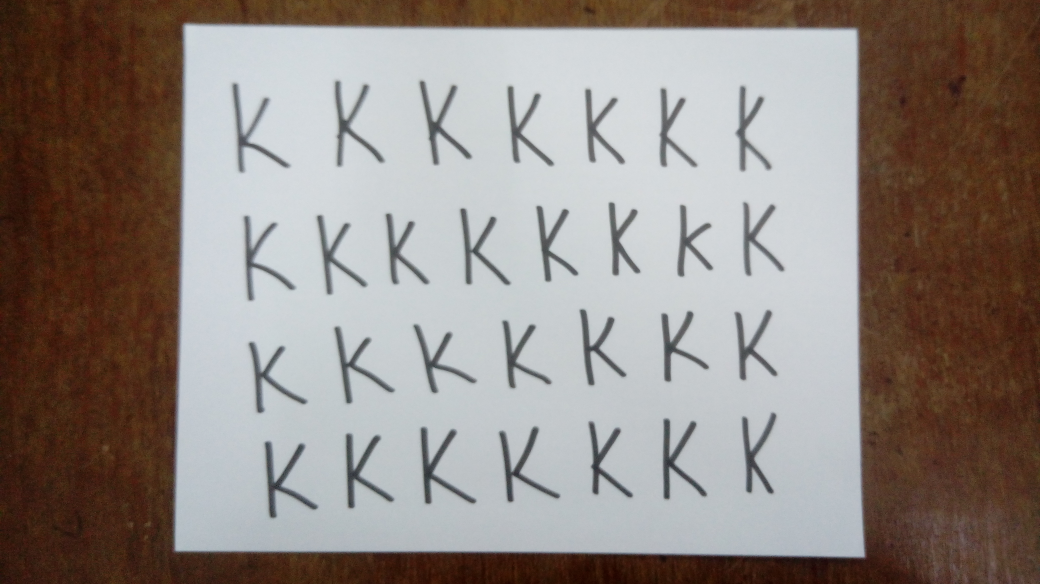
#> input picture USERS/shebna/training_raw/K_big.jpg, 4160 x 2336 px, given as the content of the folder ../../USERS/shebna/training_raw/K_big.jpg/training_clean/ij/, which was not available (shown at 1/4 size)
$ python -i cutter.py   (imports and definitions only)   (older library calls are emulated)
#> lines starting #> are read from the running program, lines starting #| are printed output that depends on the picture; pictures that were not available may be replaced by others from this repository, and a replacement may not be noted
### Run/SP/utils.py
"""
	W A R N I N G :
	*** DO NOT CHANGE ANYTHING IN THIS FILE
		UNLESS YOU ARE ADDING A NEW FUNCTION
		for local experimentation:
			- duplicate the function in your python file

	All global functions should be placed here
	in order to reduce redundancy of its presence
	for every file.
"""


import scipy
import cv2
import glob
import numpy as np
import math
from sklearn import model_selection,svm
import sys
import statistics


# [286 lines left out: functions closer_to_prev, closer_to_next, resizeTo28, resizeTo20, get_ROI, center_image and 12 more, not called in this run]


def sort_LR(contours):
	contours.sort(key=lambda b: b[0])
	return contours
# [49 lines left out: functions resize_fixed, resize_img, get_area_real_contours, get_area_of_contours, get_bounding_area, not called in this run]

def homomorphic_filtering(img):
	# Number of rows and columns
	# img = cv2.resize(img,None,fx=0.3,fy=0.3)

	rows = img.shape[0]
	cols = img.shape[1]

	# Remove some columns from the beginning and end
	img = img[:, 59:cols-20]

	# Number of rows and columns
	rows = img.shape[0]
	cols = img.shape[1]

	# Convert image to 0 to 1, then do log(1 + I)
	imgLog = np.log1p(np.array(img, dtype="float") / 255)

	# Create Gaussian mask of sigma = 10
	M = 2*rows + 1
	N = 2*cols + 1
	sigma = 10
	(X,Y) = np.meshgrid(np.linspace(0,N-1,N), np.linspace(0,M-1,M))
	centerX = np.ceil(N/2)
	centerY = np.ceil(M/2)
	gaussianNumerator = (X - centerX)**2 + (Y - centerY)**2

	# Low pass and high pass filters
	Hlow = np.exp(-gaussianNumerator / (2*sigma*sigma))
	Hhigh = 1 - Hlow

	# Move origin of filters so that it's at the top left corner to
	# match with the input image
	HlowShift = scipy.fftpack.ifftshift(Hlow.copy())
	HhighShift = scipy.fftpack.ifftshift(Hhigh.copy())

	# Filter the image and crop
	If = scipy.fftpack.fft2(imgLog.copy(), (M,N))
	Ioutlow = scipy.real(scipy.fftpack.ifft2(If.copy() * HlowShift, (M,N)))
	Iouthigh = scipy.real(scipy.fftpack.ifft2(If.copy() * HhighShift, (M,N)))

	# Set scaling factors and add
	gamma1 = 0.3
	gamma2 = 1.5
	Iout = gamma1*Ioutlow[0:rows,0:cols] + gamma2*Iouthigh[0:rows,0:cols]

	# Anti-log then rescale to [0,1]
	Ihmf = np.expm1(Iout)
	Ihmf = (Ihmf - np.min(Ihmf)) / (np.max(Ihmf) - np.min(Ihmf))
	Ihmf2 = np.array(255*Ihmf, dtype="uint8")

	# Threshold the image - Anything below intensity 65 gets set to white
	Ithresh = Ihmf2 < 65
	Ithresh = 255*Ithresh.astype("uint8")

	return Ithresh


# [103 lines left out: function i_and_j_preprocessor, not called in this run]

### Run/SP/cutter.py
# Code must ONLY be used if image has been manually cropped to contain only the bond paper part
# DO NOT USE for freshly captured images that have not been cropped yet.


import glob
import cv2
import numpy as np
import math
# from matplotlib import pyplot as plt
# from sklearn import svm, datasets
import os
# import skimage
# from skimage import io
# from PIL import Image
from utils import get_median_area,i_and_j_preprocessor,resize_img,get_bounding_area,get_ave_area, otsu_preprocess,preprocess,homomorphic_filtering
from check_negatives import check_negatives


# [62 lines left out: functions dataset_segmentation, new_line, lastline, not called in this run]

def cut_ij_dataset(username):
	folder_path = "/home/lincy/workflow_structure/USERS/" + username + "/training_clean/ij/"
	if not os.path.exists("/home/lincy/workflow_structure/USERS/" + username + "/training_cutter/ij/"):
		os.mkdir("/home/lincy/workflow_structure/USERS/" + username + "/training_cutter/ij/")
	numfiles = 0
	num = 0
	for root, dirs, files in os.walk(folder_path):
		for image_path in files:
			n=0
			print("NUM: ",num)
			numfiles = numfiles + 1
			image_name = image_path.split(".")[0]


			print("\nimage_path: ",image_path)
			image = cv2.imread(folder_path + "/" + image_path)
#> image is the input picture: shape (2336, 4160, 3); mean B, G, R 128.7, 134.2, 143.7
			image = cv2.resize(image,None,fx=0.3,fy=0.3)
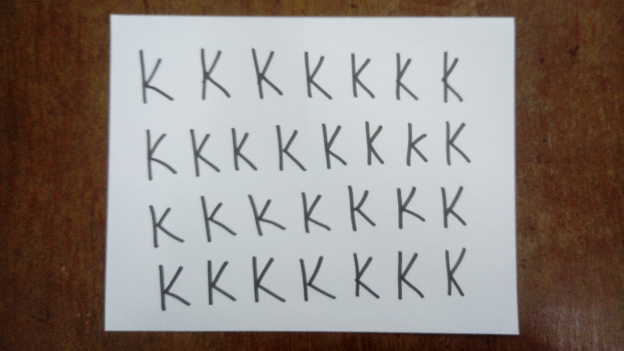
#> image: shape (701, 1248, 3) (shown at 1/2 size); mean B, G, R 128.6, 134.1, 143.6

			gray = cv2.cvtColor(image, cv2.COLOR_BGR2GRAY)
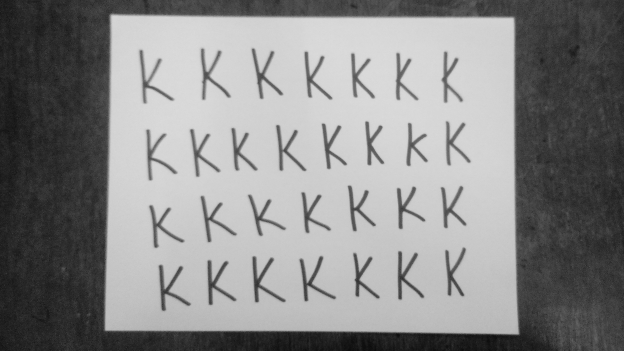
#> gray: shape (701, 1248) (shown at 1/2 size); min 8, max 225, mean 136.3


			closing = homomorphic_filtering(gray)
#> in homomorphic_filtering, `img = img[:, 59:cols-20]`:
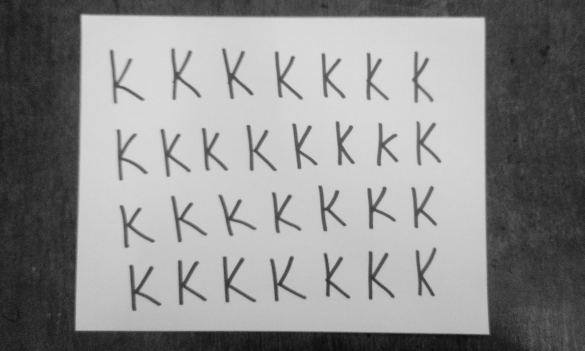
#> img: shape (701, 1169) (shown at 1/2 size); min 8, max 225, mean 142.9
#> in homomorphic_filtering, `imgLog = np.log1p(np.array(img, dtype="float") / 255)`:
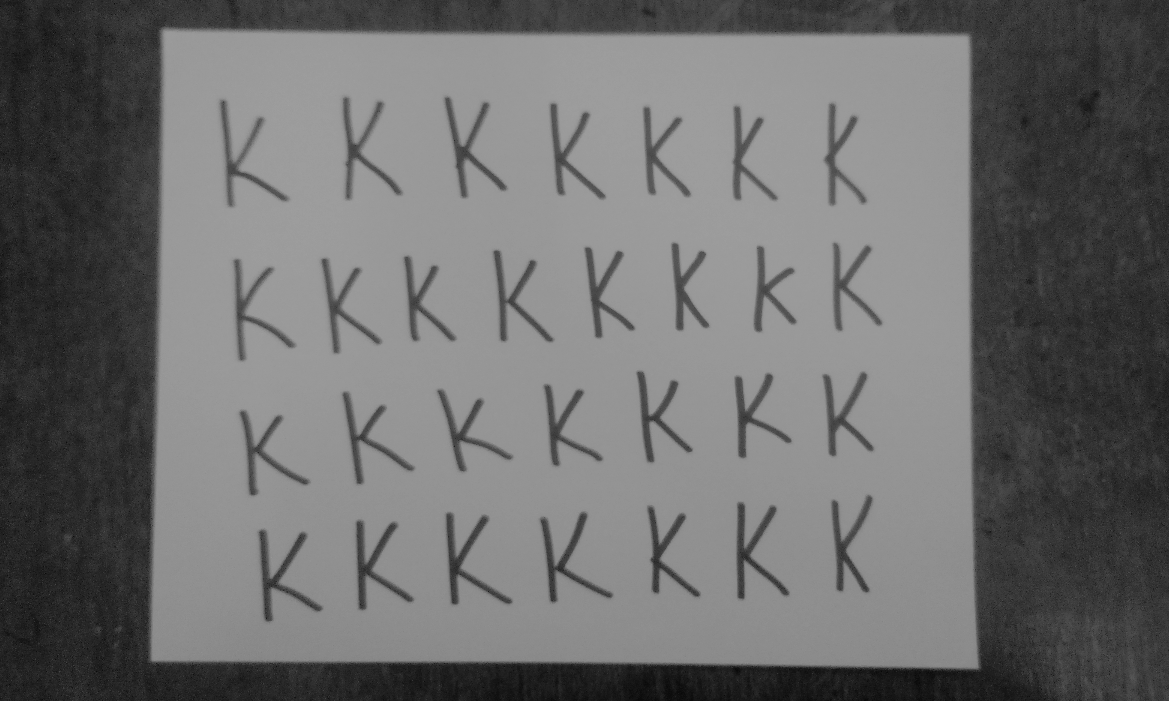
#> imgLog: shape (701, 1169) float64; min 0.0309, max 0.633, mean 0.427
			print("Closing shape: ",closing.shape)
			_, contours0, hierarchy = cv2.findContours(closing, cv2.RETR_LIST, cv2.CHAIN_APPROX_SIMPLE)
			temp = closing.copy()
			for c in contours0:
				x,y,w,h = cv2.boundingRect(c)


			image = closing

			sliding = []
			contours2 =[]
			localCut = []
			differences=[]
			globalCut = [] #stores indices of differences that has 50% chance of being a space
			words = []
			contours=[]
			current_area = 0

			temp = 0

			indices=[] #stores values of the contours that are co-inside the contour
			ave_area = get_ave_area(contours0)
			print("Global average area is: ",ave_area)
			threshold_area = (0.001*(ave_area))
			print("Threshold area is: ",threshold_area)
			global_ave_area = ave_area

			for c in contours0:
				[x,y,w,h] = cv2.boundingRect(c)
				if ((w*h) >= threshold_area ):
					contours.append(c)

			# for ic,c in enumerate(contours):
			# 	x, y, w, h = cv2.boundingRect(c)

			for c in contours:
				x, y, w, h = cv2.boundingRect(c)

			indices=[] #stores values of the contours that are co-inside the contour
			for c in contours:
				[x, y, w, h] = cv2.boundingRect(c)
				for index,cn in enumerate(contours):
					[i,j,k,l] = cv2.boundingRect(cn)
					if ((i < (x+w) and (i > x)) and ((i+k) < (x+w) and (i+k) > x )):
						if((((j+l) < (y+h)) and ((j+l) > y )) and ((j < (y+h)) and (j > y))):
							indices.append(index)

			contours2 = [c for i,c in enumerate(contours) if i not in indices]
			print("Length of contours2: ",len(contours2))

			# global_ave_area = threshold_area
			# contours2 = remove_coinsides
			differences= []
			sliding=[]
			localCut=[]
			globalCut=[]
			words=[]
			# path = "C:/Users/User/AppData/Local/Programs/Python/Python36-32/delme/"
			path = "/home/lincy/workflow_structure/USERS/"+username+"/training_cutter/ij/"
			name = path + image_name
			num = dataset_segmentation(num,name,threshold_area,global_ave_area,image,contours2)


		print("Number of files: ", numfiles)
	# check_negatives(path)
#

# Replace folder name (must be in the same directory as the code)
# cut_files = cut_dataset("delme2")

#> (the run stopped early here; a loop or call above may not have finished)

$ run again, on USERS/shebna/training_raw/c_small.jpg
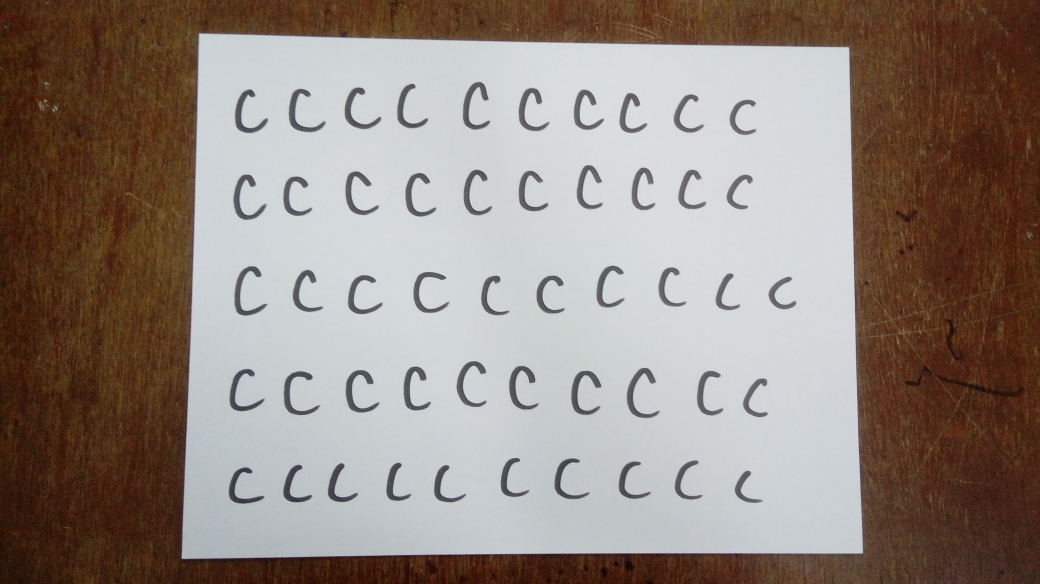
#> input picture USERS/shebna/training_raw/c_small.jpg, 4160 x 2336 px, given as the content of the folder /../USERS/shebna/training_raw/c_small.jpg/training_clean/ij/, which was not available (shown at 1/4 size)
#> in cut_ij_dataset, image is the input picture: shape (2336, 4160, 3); mean B, G, R 127.1, 134.9, 147
#> image: shape (701, 1248, 3)
#> in homomorphic_filtering, `img = img[:, 59:cols-20]`:
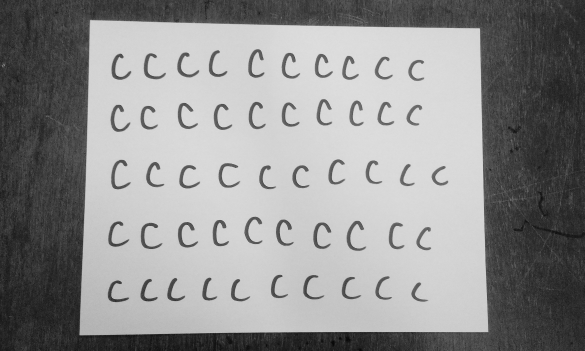
#> img: shape (701, 1169) (shown at 1/2 size); min 5, max 229, mean 144
#> in homomorphic_filtering, `imgLog = np.log1p(np.array(img, dtype="float") / 255)`:
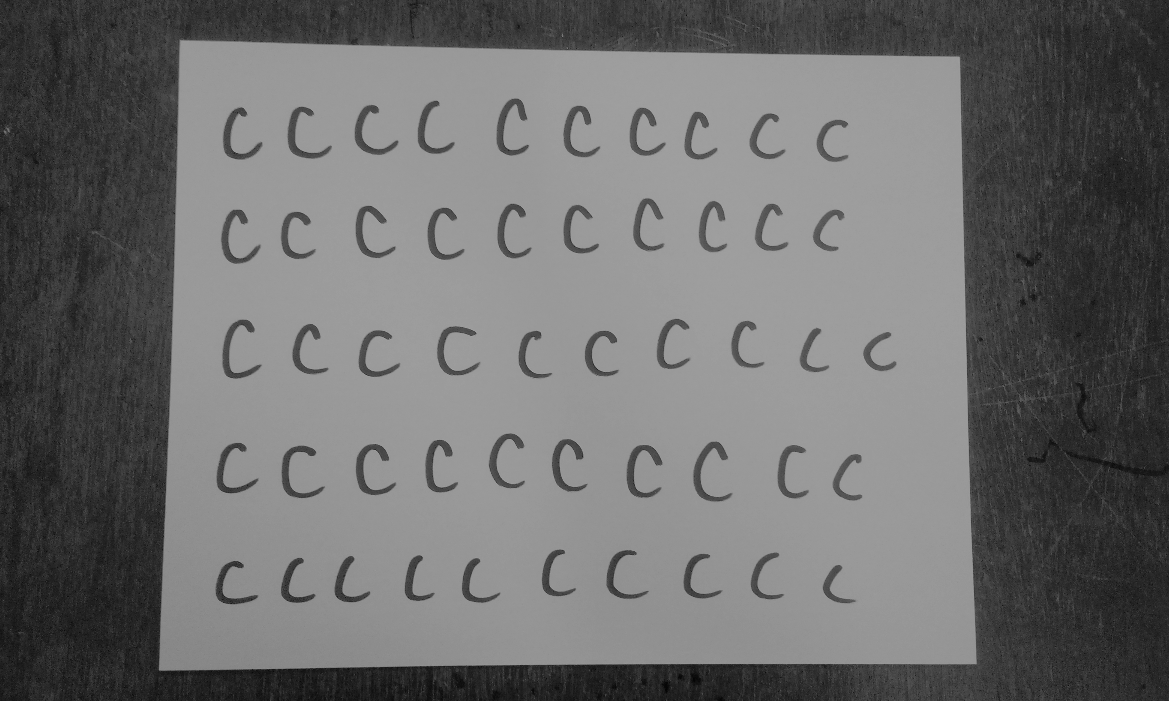
#> imgLog: shape (701, 1169) float64; min 0.0194, max 0.641, mean 0.429

$ run again, on USERS/shebna/training_raw/s_small.jpg
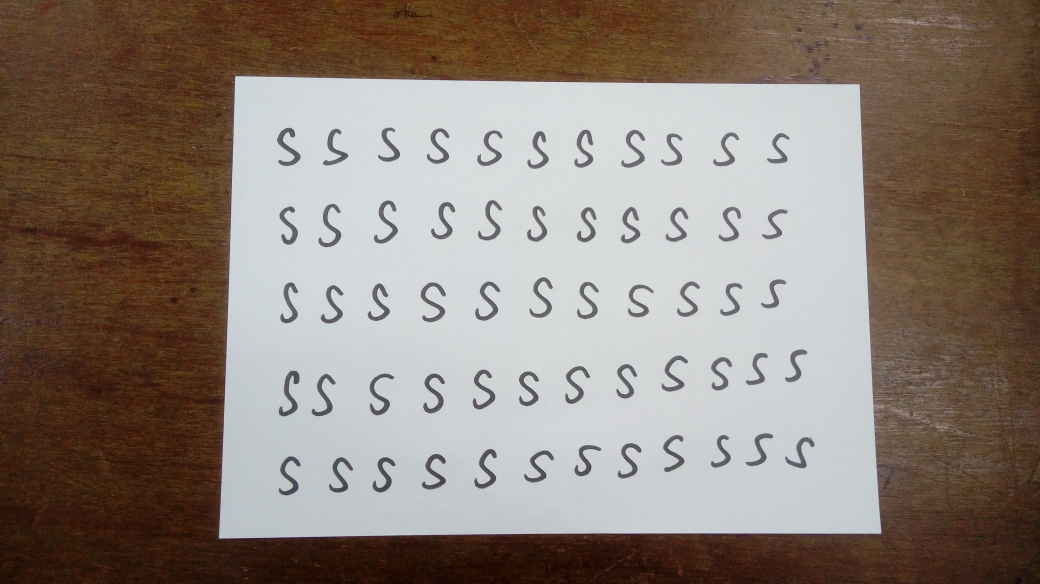
#> input picture USERS/shebna/training_raw/s_small.jpg, 4160 x 2336 px, given as the content of the folder /../USERS/shebna/training_raw/s_small.jpg/training_clean/ij/, which was not available (shown at 1/4 size)
#> in cut_ij_dataset, image is the input picture: shape (2336, 4160, 3); mean B, G, R 118.2, 127.4, 140
#> image: shape (701, 1248, 3)
#> in homomorphic_filtering, `img = img[:, 59:cols-20]`:
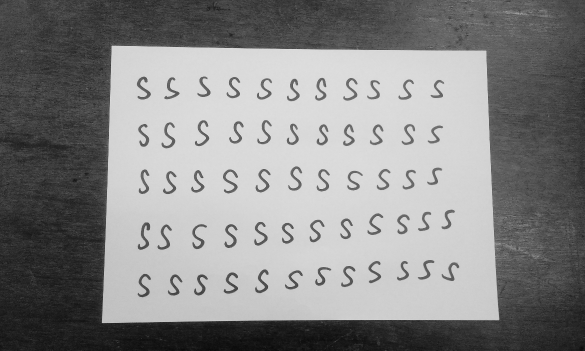
#> img: shape (701, 1169) (shown at 1/2 size); min 8, max 238, mean 135.2
#> in homomorphic_filtering, `imgLog = np.log1p(np.array(img, dtype="float") / 255)`:
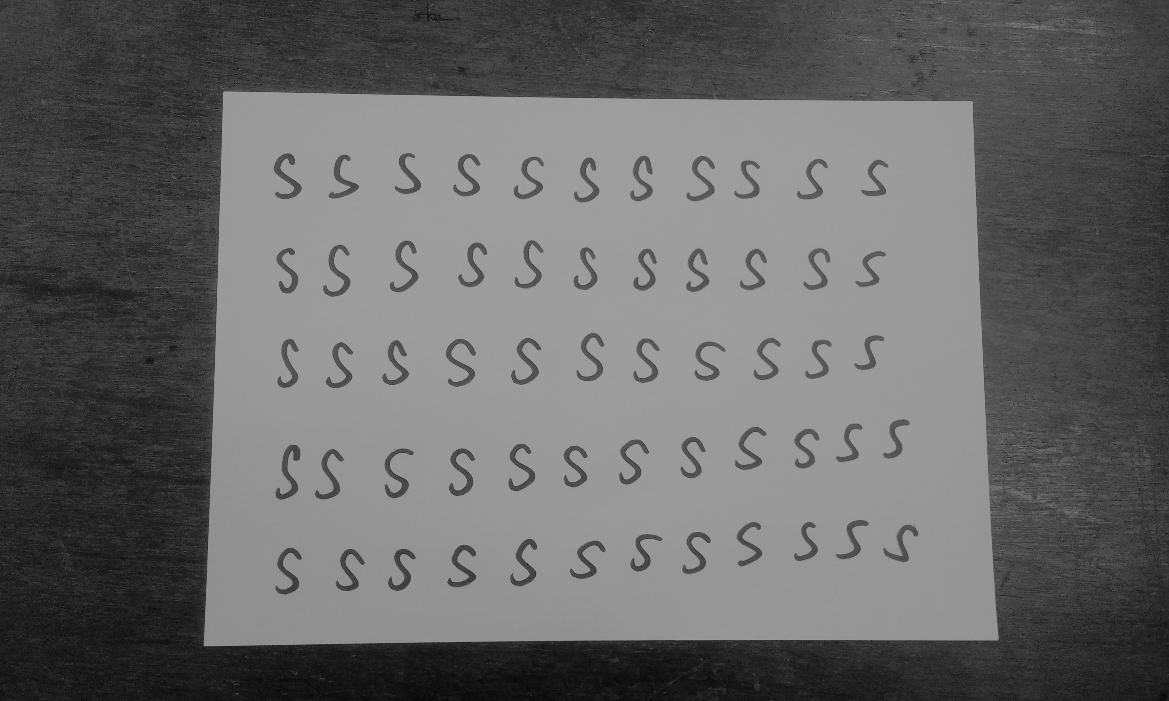
#> imgLog: shape (701, 1169) float64; min 0.0309, max 0.659, mean 0.406
